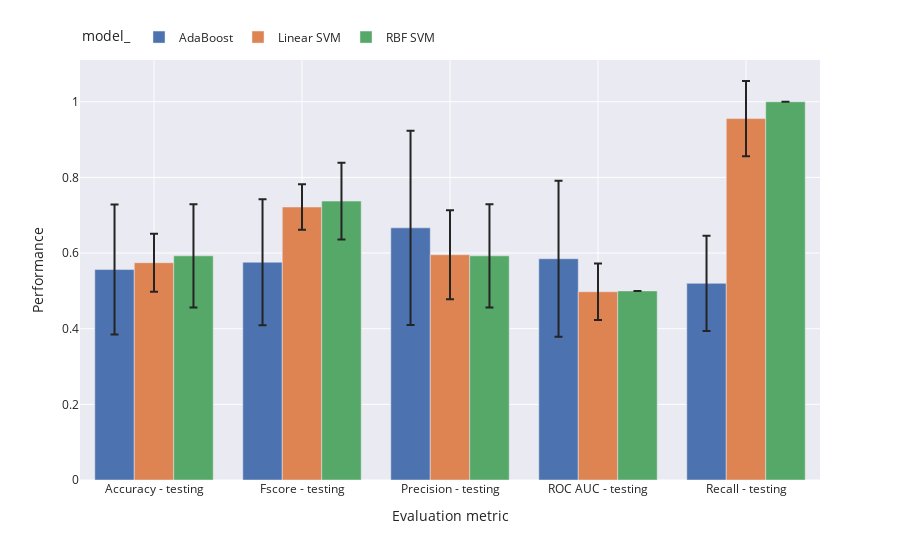

The code cell stored with this chart in its notebook:
### Code cell
import plotly.express as px

results = pd.DataFrame(storage)

top_three = ['RBF SVM', 'Linear SVM', 'AdaBoost']
# top_three = ['Random Forest', 'Nearest Neighbors', 'Decision Tree']

results = results[results.model.isin(top_three)]

results_agg = results.groupby(['metric', 'model']).agg({'value':['mean', 'std']}).reset_index()
results_agg.columns = list(map('_'.join, results_agg.columns.values))

px.bar(results_agg, #.sort_values(['metric_', 'value_mean'], ascending=[True, False]),
       x='metric_', y='value_mean', color='model_', error_y='value_std', barmode='group') \
       .update_layout(legend=top_h_legend, xaxis_title='Evaluation metric', yaxis_title='Performance')

### Figure 1 — Plotly figure (JSON) as saved in the notebook; plotly's stock layout.template omitted (floating-point values rounded to 4 significant figures)
{"data": [{"alignmentgroup": "True", "error_y": {"array": [0.1718, 0.1667, 0.2569, 0.2062, 0.1261]}, "hovertemplate": "model_=AdaBoost<br>metric_=%{x}<br>value_mean=%{y}<extra></extra>", "legendgroup": "AdaBoost", "marker": {"color": "rgb(76,114,176)", "pattern": {"shape": ""}}, "name": "AdaBoost", "offsetgroup": "AdaBoost", "orientation": "v", "showlegend": true, "textposition": "auto", "type": "bar", "x": ["Accuracy - testing", "Fscore - testing", "Precision - testing", "ROC AUC - testing", "Recall - testing"], "xaxis": "x", "y": [0.5564, 0.5758, 0.6667, 0.585, 0.52], "yaxis": "y"}, {"alignmentgroup": "True", "error_y": {"array": [0.07671, 0.05989, 0.1179, 0.0747, 0.09938]}, "hovertemplate": "model_=Linear SVM<br>metric_=%{x}<br>value_mean=%{y}<extra></extra>", "legendgroup": "Linear SVM", "marker": {"color": "rgb(221,132,82)", "pattern": {"shape": ""}}, "name": "Linear SVM", "offsetgroup": "Linear SVM", "orientation": "v", "showlegend": true, "textposition": "auto", "type": "bar", "x": ["Accuracy - testing", "Fscore - testing", "Precision - testing", "ROC AUC - testing", "Recall - testing"], "xaxis": "x", "y": [0.5745, 0.7217, 0.5956, 0.4978, 0.9556], "yaxis": "y"}, {"alignmentgroup": "True", "error_y": {"array": [0.1364, 0.1015, 0.1364, 0, 0]}, "hovertemplate": "model_=RBF SVM<br>metric_=%{x}<br>value_mean=%{y}<extra></extra>", "legendgroup": "RBF SVM", "marker": {"color": "rgb(85,168,104)", "pattern": {"shape": ""}}, "name": "RBF SVM", "offsetgroup": "RBF SVM", "orientation": "v", "showlegend": true, "textposition": "auto", "type": "bar", "x": ["Accuracy - testing", "Fscore - testing", "Precision - testing", "ROC AUC - testing", "Recall - testing"], "xaxis": "x", "y": [0.5927, 0.7374, 0.5927, 0.5, 1], "yaxis": "y"}], "layout": {"barmode": "group", "legend": {"orientation": "h", "title": {"text": "model_"}, "tracegroupgap": 0, "y": 1.02, "yanchor": "bottom"}, "margin": {"t": 60}, "xaxis": {"anchor": "y", "domain": [0, 1], "title": {"text": "Evaluation metric"}}, "yaxis": {"anchor": "x", "domain": [0, 1], "title": {"text": "Performance"}}}}
